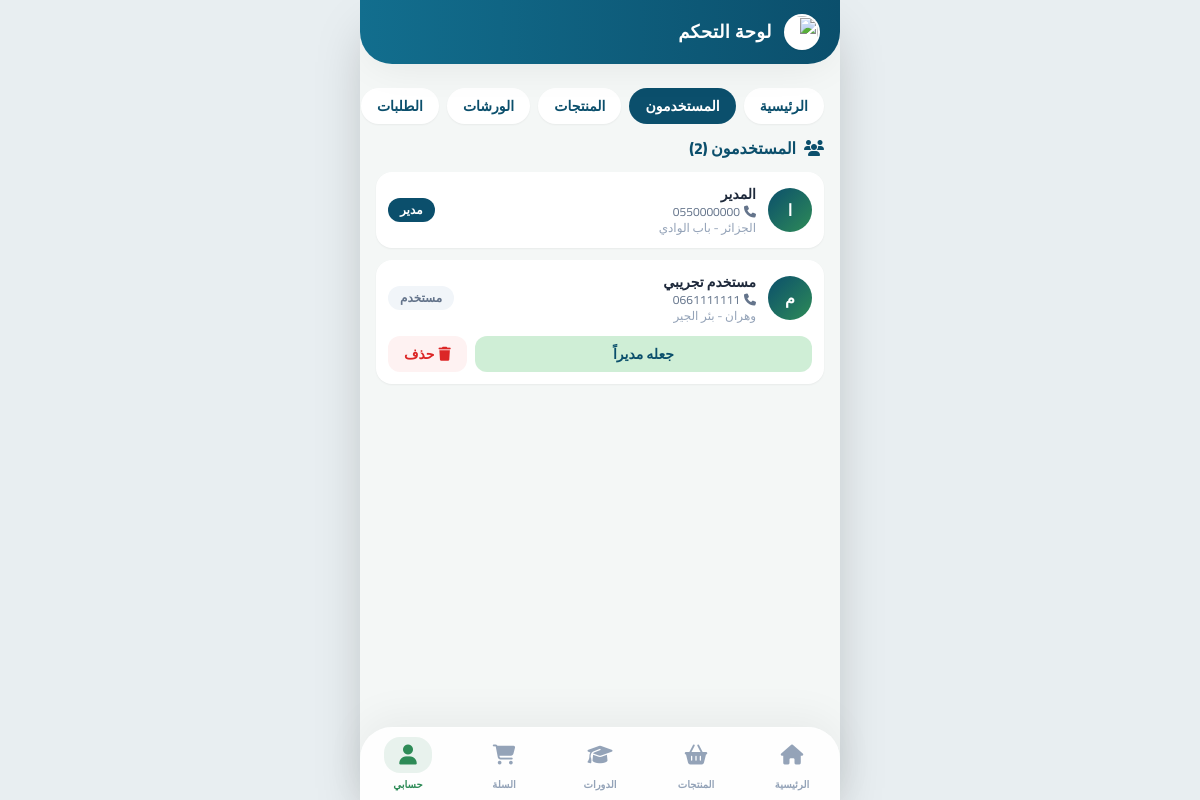
/admin/users (signed in), run on an earlier commit of the app's database.
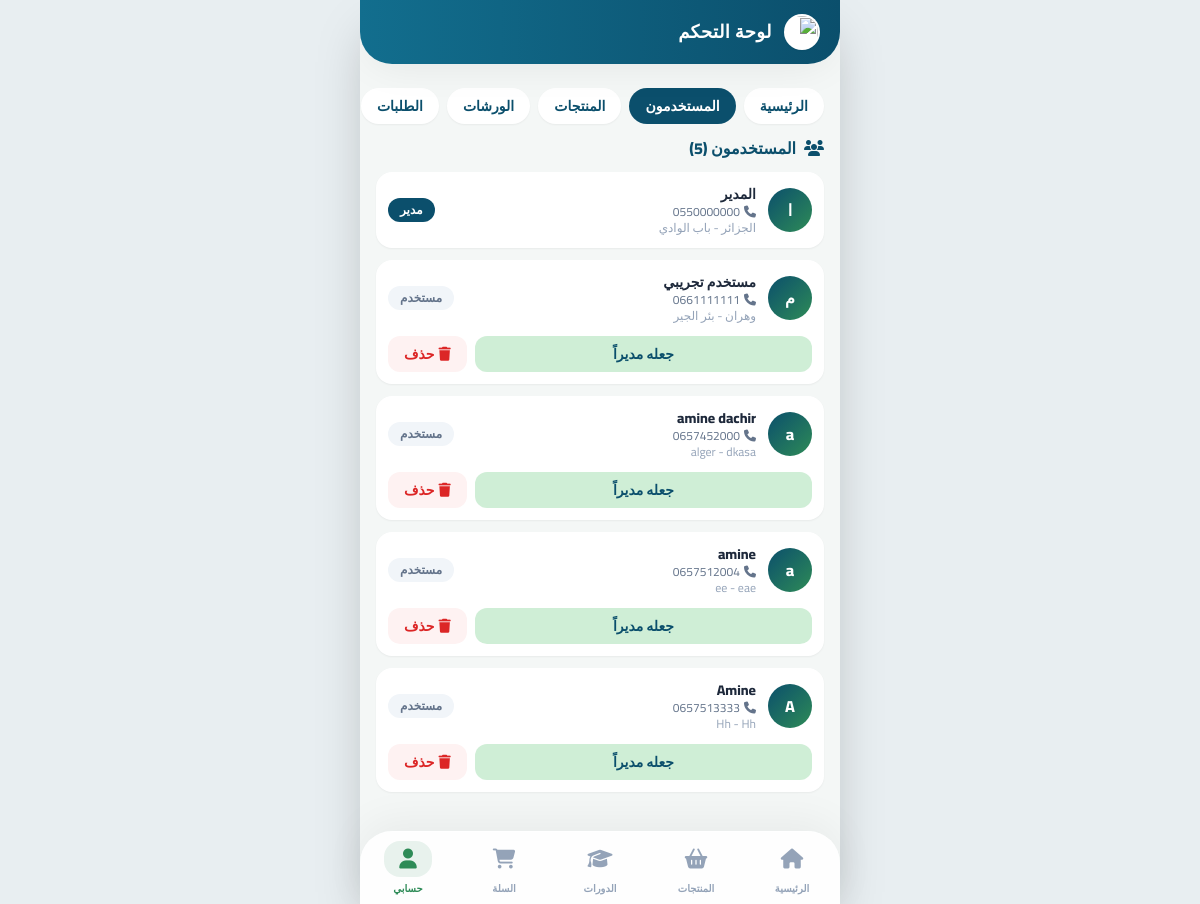
And on a later commit of the database.
### models.py (models this page shows)
class User(UserMixin, db.Model):
    id = db.Column(db.Integer, primary_key=True)
    full_name = db.Column(db.String(150), nullable=False) # الاسم واللقب
    phone = db.Column(db.String(20), nullable=False)      # رقم الهاتف
    email = db.Column(db.String(120), unique=True, nullable=False)
    password_hash = db.Column(db.String(256), nullable=False)
    location = db.Column(db.String(250), default="")      # الموقع الجغرافي
    wilaya = db.Column(db.String(100), default="")        # الولاية
    baladiya = db.Column(db.String(100), default="")      # البلدية
    is_admin = db.Column(db.Boolean, default=False)
    orders = db.relationship("Order", backref="user", cascade="all, delete-orphan")

### app.py (the view)
@app.route("/admin/users")
@admin_required
def admin_users():
    return render_template("admin_users.html", users=User.query.all())

### app.py (called while the page is built)
@login_manager.user_loader
def load_user(uid):
    return db.session.get(User, int(uid))

def admin_required(f):
    @wraps(f)
    @login_required
    def wrapper(*args, **kwargs):
        if not current_user.is_admin:
            abort(403)
        return f(*args, **kwargs)
    return wrapper

@app.context_processor
def inject_cart_count():
    return {"cart_count": sum(session.get("cart", {}).values())}

### templates/admin_users.html
{% extends 'admin_base.html' %}{% block admin %}
<h2 class="font-extrabold text-ocean mb-3"><i class="fa-solid fa-users ml-2"></i>المستخدمون ({{ users|length }})</h2>
<div class="space-y-3">{% for u in users %}<div class="bg-white rounded-2xl p-3 shadow-sm">
  <div class="flex items-center gap-3">
    <div class="h-11 w-11 rounded-full bg-gradient-to-br from-ocean to-leaf text-white grid place-items-center font-extrabold">{{ u.full_name[0] }}</div>
    <div class="flex-1 min-w-0">
      <p class="font-extrabold text-sm truncate">{{ u.full_name }}</p>
      <p class="text-xs text-slate-500 truncate"><i class="fa-solid fa-phone ml-1"></i>{{ u.phone }}</p>
      <p class="text-xs text-slate-400 truncate">{{ u.wilaya }} - {{ u.baladiya }}</p>
    </div>
    <span class="text-xs font-bold px-3 py-1 rounded-full {{ 'bg-ocean text-white' if u.is_admin else 'bg-slate-100 text-slate-500' }}">{{ 'مدير' if u.is_admin else 'مستخدم' }}</span>
  </div>
  {% if u.id != current_user.id %}
  <div class="flex gap-2 mt-3">
    <form method="post" action="{{ url_for('admin_user_toggle', uid=u.id) }}" class="flex-1"><button class="w-full py-2 rounded-xl bg-mint/40 text-ocean text-sm font-bold">{{ 'إزالة صلاحية المدير' if u.is_admin else 'جعله مديراً' }}</button></form>
    <form method="post" action="{{ url_for('admin_user_delete', uid=u.id) }}" onsubmit="return confirm('سيتم حذف المستخدم وكل طلباته. متأكد؟')"><button class="px-4 py-2 rounded-xl bg-red-50 text-red-600 text-sm font-bold"><i class="fa-solid fa-trash ml-1"></i>حذف</button></form>
  </div>{% endif %}
</div>{% endfor %}</div>{% endblock %}

What changed in the data, as far as the page shows it:
added User: full_name "a", full_name "amine dachir", phone "0657452000", wilaya "alger", baladiya "dkasa", is_admin "مستخدم", is_admin "جعله مديراً"
added User: full_name "a", full_name "amine", phone "0657512004", wilaya "ee", baladiya "eae", is_admin "مستخدم", is_admin "جعله مديراً"
added User: full_name "A", full_name "Amine", phone "0657513333", wilaya "Hh", baladiya "Hh", is_admin "مستخدم", is_admin "جعله مديراً"
Also different on the page:
{{ users|length }}: "2" → "5"
